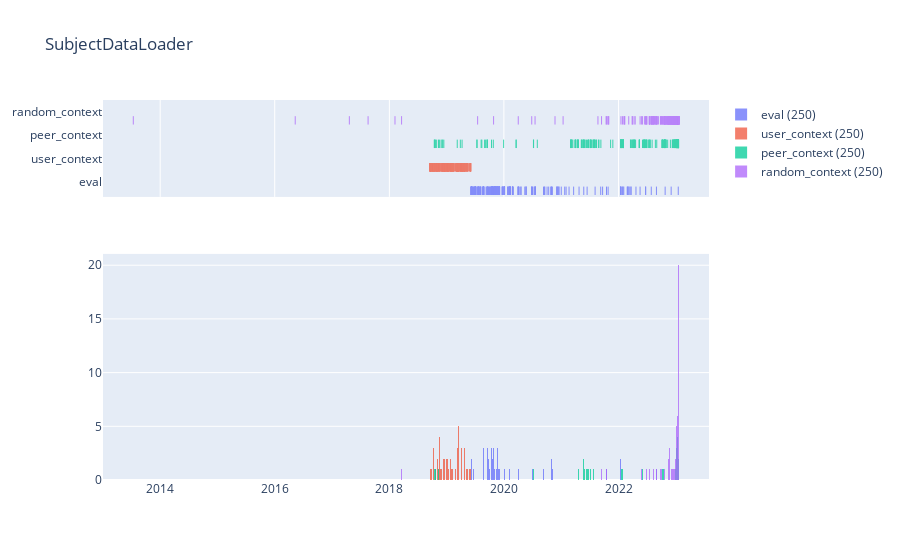

The code cell stored with this chart in its notebook:
### Code cell
timelines(dataset, title="SubjectDataLoader")

### Figure 1 — Plotly figure (JSON) as saved in the notebook; plotly's stock layout.template omitted (floating-point values rounded to 4 significant figures; data arrays with more than 128 entries replaced by an {"elided": "..."} marker saying what was removed)
{"data": [{"boxpoints": "all", "fillcolor": "rgba(255,255,255,0)", "hoveron": "points", "hovertext": {"elided": "250 str values"}, "jitter": 0, "line": {"color": "rgba(255,255,255,0)"}, "marker": {"color": "#636EFA", "symbol": "line-ns-open"}, "name": "eval", "opacity": 0.75, "showlegend": false, "type": "box", "x": {"elided": "250 str values"}, "xaxis": "x", "yaxis": "y"}, {"marker": {"color": "#636EFA"}, "name": "eval (250)", "opacity": 0.75, "type": "histogram", "x": {"elided": "250 str values"}, "xaxis": "x2", "xbins": {"end": "2023-02-30", "size": "D1", "start": "2007-01-01"}, "yaxis": "y2"}, {"boxpoints": "all", "fillcolor": "rgba(255,255,255,0)", "hoveron": "points", "hovertext": {"elided": "250 str values"}, "jitter": 0, "line": {"color": "rgba(255,255,255,0)"}, "marker": {"color": "#EF553B", "symbol": "line-ns-open"}, "name": "user_context", "opacity": 0.75, "showlegend": false, "type": "box", "x": {"elided": "250 str values"}, "xaxis": "x", "yaxis": "y"}, {"marker": {"color": "#EF553B"}, "name": "user_context (250)", "opacity": 0.75, "type": "histogram", "x": {"elided": "250 str values"}, "xaxis": "x2", "xbins": {"end": "2023-02-30", "size": "D1", "start": "2007-01-01"}, "yaxis": "y2"}, {"boxpoints": "all", "fillcolor": "rgba(255,255,255,0)", "hoveron": "points", "hovertext": {"elided": "250 str values"}, "jitter": 0, "line": {"color": "rgba(255,255,255,0)"}, "marker": {"color": "#00CC96", "symbol": "line-ns-open"}, "name": "peer_context", "opacity": 0.75, "showlegend": false, "type": "box", "x": {"elided": "250 str values"}, "xaxis": "x", "yaxis": "y"}, {"marker": {"color": "#00CC96"}, "name": "peer_context (250)", "opacity": 0.75, "type": "histogram", "x": {"elided": "250 str values"}, "xaxis": "x2", "xbins": {"end": "2023-02-30", "size": "D1", "start": "2007-01-01"}, "yaxis": "y2"}, {"boxpoints": "all", "fillcolor": "rgba(255,255,255,0)", "hoveron": "points", "hovertext": {"elided": "250 str values"}, "jitter": 0, "line": {"color": "rgba(255,255,255,0)"}, "marker": {"color": "#AB63FA", "symbol": "line-ns-open"}, "name": "random_context", "opacity": 0.75, "showlegend": false, "type": "box", "x": {"elided": "250 str values"}, "xaxis": "x", "yaxis": "y"}, {"marker": {"color": "#AB63FA"}, "name": "random_context (250)", "opacity": 0.75, "type": "histogram", "x": {"elided": "250 str values"}, "xaxis": "x2", "xbins": {"end": "2023-02-30", "size": "D1", "start": "2007-01-01"}, "yaxis": "y2"}], "layout": {"barmode": "overlay", "title": {"text": "SubjectDataLoader"}, "xaxis": {"anchor": "y", "domain": [0, 1], "matches": "x2", "showticklabels": false}, "xaxis2": {"anchor": "y2", "domain": [0, 1]}, "yaxis": {"anchor": "x", "domain": [0.745, 1]}, "yaxis2": {"anchor": "x2", "domain": [0, 0.595]}}}
